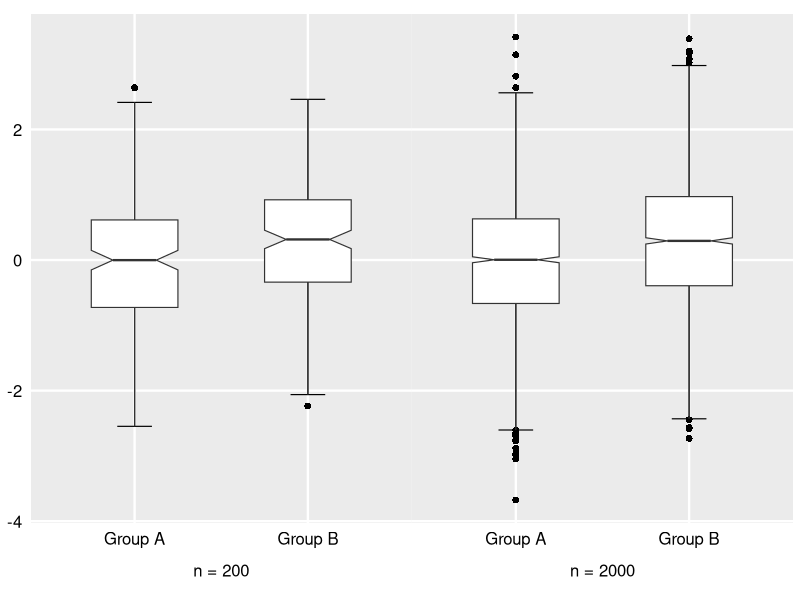
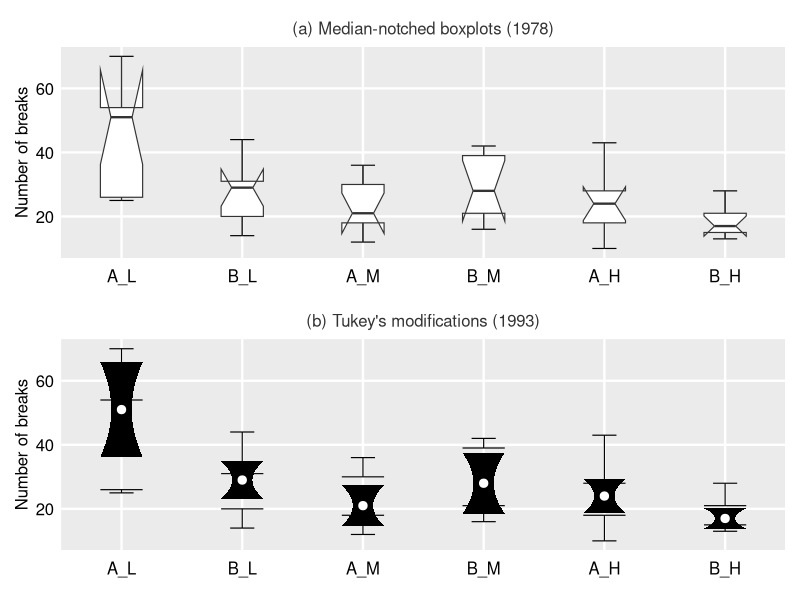
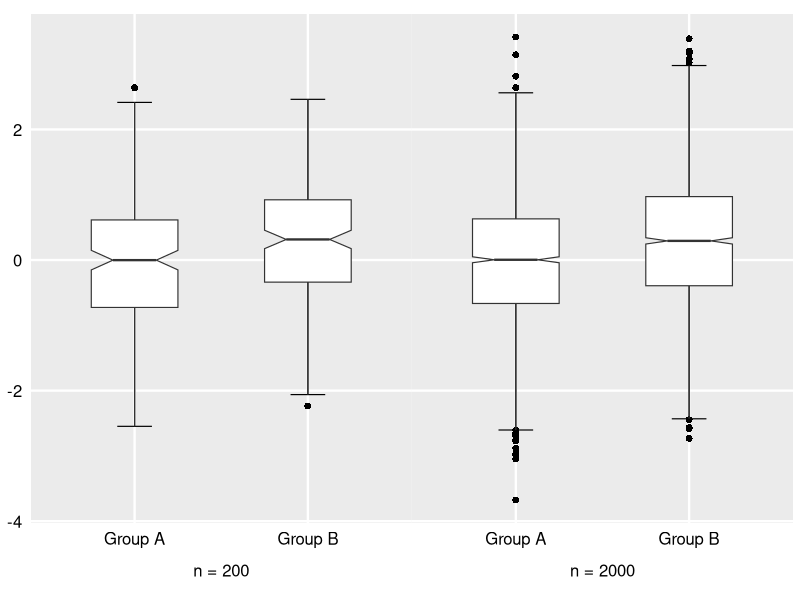
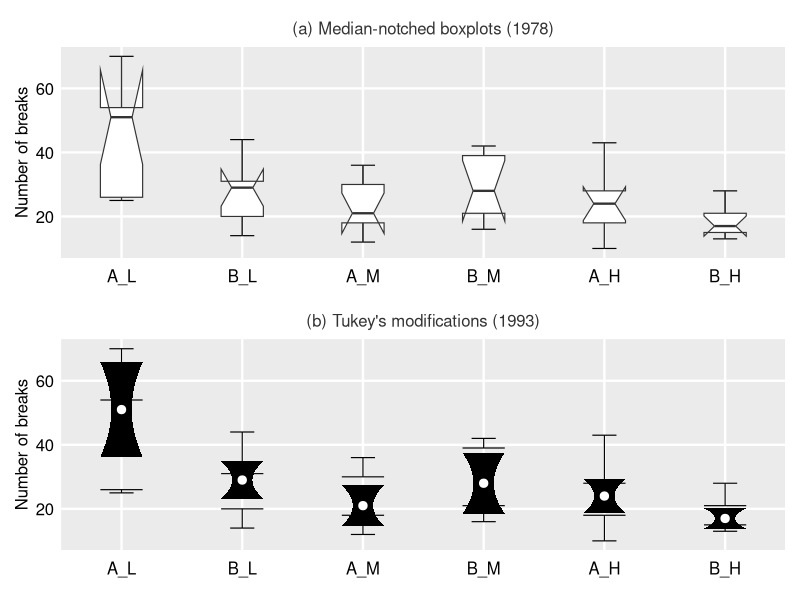

Write R code to recreate these figures, in order.
library(ggplot2)
library(dplyr)

set.seed(2026)

# Define a function to generate data with a subtle mean shift
generate_data <- function(n) {
  # Group A: Standard normal distribution as the baseline
  group_a <- rnorm(n, mean = 0, sd = 1)

  # Group B: Normal distribution with a slight mean shift of +0.3
  group_b <- rnorm(n, mean = 0.3, sd = 1)

  data.frame(
    Size_Num = n,
    Group = rep(c("Group A", "Group B"), each = n),
    Value = c(group_a, group_b)
  )
}

# Generate data for two different sample sizes
df_plot <- bind_rows(
  generate_data(200),
  generate_data(2000)
)

# Create and format factor levels for faceting based on sample size
df_plot$N_Label <- factor(df_plot$Size_Num,
                          levels = c(200, 2000),
                          labels = c("n = 200", "n = 2000"))

# ==========================================
# Define a custom global theme
# ==========================================
jcgs_theme <- theme_minimal(base_size = 14) +
  theme(
    panel.background = element_rect(fill = "grey92", color = NA),
    panel.grid.major = element_line(color = "white", linewidth = 0.8),
    panel.grid.minor = element_blank(),
    axis.line = element_blank(),
    axis.text.y = element_text(color = "black", size = 12),
    axis.text.x = element_text(color = "black", size = 12),
    plot.title = element_text(size = 12, hjust = 0.5, color = "grey20"),
    plot.margin = margin(10, 5, 10, 5),
    axis.text = element_text(color = "black"),
    legend.position = "none",
    strip.placement = "outside",
    strip.background = element_blank(),
    strip.text = element_text(size = 12, color = "black"),
    panel.spacing = unit(0, "lines")
  )

# ==========================================
# Generate the Boxplot
# ==========================================
p_evolution <- ggplot(df_plot, aes(x = Group, y = Value)) +
  stat_boxplot(geom = "errorbar", width = 0.2, color = "black", linewidth = 0.4) +
  geom_boxplot(notch = TRUE,
               fill = "white",
               outlier.colour = "black",
               outlier.shape = 16,
               outlier.size = 2,
               width = 0.5, linewidth = 0.4,
               alpha = 1) +
  facet_wrap(~ N_Label, strip.position = "bottom") +
  labs(title = NULL, x = NULL, y = NULL) +
  jcgs_theme

# Print the plot
print(p_evolution)

# Save the final plot to a PDF file
ggsave("Limit3.pdf", p_evolution, width = 8.2, height = 7, device = "pdf")


#======The Median-notched Boxplot (1978) and Tukey's modification (1993) =======
library(ggplot2)
library(dplyr)
library(patchwork)

# ---------------------------------------------------------
# 1. DATA PREPARATION (All 6 Warpbreaks Groups)
# ---------------------------------------------------------
data(warpbreaks)

# Combine wool and tension to create A-L, A-M, etc.
warpbreaks$Group <- paste(warpbreaks$wool, warpbreaks$tension, sep = "_")

# Define the 6 target levels
group_levels <- c("A_L", "B_L", "A_M", "B_M", "A_H", "B_H")

warpbreaks$Group <- factor(warpbreaks$Group, levels = group_levels)

# Use the full dataset
plot_data <- warpbreaks

jcgs_theme <- theme_minimal(base_size = 12) +
  theme(
    panel.background = element_rect(fill = "grey92", color = NA),
    panel.grid.major = element_line(color = "white", linewidth = 0.8),
    panel.grid.minor = element_blank(),
    axis.line = element_blank(),
    axis.text.y = element_text(color = "black", size = 12),
    axis.text.x = element_text(color = "black", size = 12, margin = margin(t = 5)),
    axis.title.x = element_blank(),
    plot.title = element_text(size = 12,  hjust = 0.5, color = "grey20"),
    plot.margin = margin(10, 5, 10, 5)
  )

# =====================================================================
# Panel (a): The 1978 Original Notched Boxplot
# =====================================================================
p_1978 <- ggplot(plot_data, aes(x = as.numeric(Group), y = breaks, group = Group)) +
  stat_boxplot(geom = "errorbar", width = 0.2, linewidth = 0.4) +
  geom_boxplot(
    notch = TRUE,
    fill = "white",
    width = 0.35,
    linewidth = 0.4,
    outlier.size = 2
  ) +
  scale_x_continuous(
    breaks = 1:length(group_levels),
    labels = group_levels,
    limits = c(0.5, length(group_levels) + 0.5), # Expanded limits for 6 groups
    expand = c(0, 0)
  ) +
  coord_cartesian(clip = "off") +
  labs(
    title = "(a) Median-notched boxplots (1978)",
    y = "Number of breaks"
  ) +
  jcgs_theme

# =====================================================================
# Panel (b): The 1993 Tukey Diaglypt (Thicker Waist)
# =====================================================================
stats <- plot_data %>%
  group_by(Group) %>%
  summarise(
    y0 = min(boxplot.stats(breaks)$stats),
    y25 = quantile(breaks, 0.25),
    y50 = median(breaks),
    y75 = quantile(breaks, 0.75),
    y100 = max(boxplot.stats(breaks)$stats),
    iqr = IQR(breaks),
    n = n(),
    ci_low = y50 - 1.58 * iqr / sqrt(n),
    ci_high = y50 + 1.58 * iqr / sqrt(n),
    .groups = 'drop'
  )

outliers <- plot_data %>%
  group_by(Group) %>%
  filter(breaks < min(boxplot.stats(breaks)$stats) | breaks > max(boxplot.stats(breaks)$stats)) %>%
  ungroup()

poly_data <- data.frame()

actual_hinge_w <- 0.175
p_w <- 0.085
fence_w <- 0.10

# The math remains identical to preserve the flawless pi/4 smooth curve
w <- p_w + (actual_hinge_w - p_w) / (1 - cos(pi / 4))

for(i in 1:nrow(stats)) {
  row <- stats[i,]
  x_center <- i

  y_vals <- seq(row$ci_low, row$ci_high, length.out = 100)
  h_diff <- max(row$ci_high - row$y50, 1e-6)

  angles <- (abs(y_vals - row$y50) / h_diff) * (pi / 4)
  x_offsets <- p_w + (w - p_w) * (1 - cos(angles))

  poly <- data.frame(
    Group = row$Group,
    x = c(x_center - rev(x_offsets), x_center + x_offsets),
    y = c(rev(y_vals), y_vals)
  )
  poly_data <- rbind(poly_data, poly)
}

p_1993 <- ggplot() +
  geom_segment(data = stats, aes(x=as.numeric(as.factor(Group)), xend=as.numeric(as.factor(Group)),
                                 y=pmax(y75, ci_high), yend=y100), linewidth=0.4) +
  geom_segment(data = stats, aes(x=as.numeric(as.factor(Group)), xend=as.numeric(as.factor(Group)),
                                 y=pmin(y25, ci_low), yend=y0), linewidth=0.4) +

  geom_segment(data = stats, aes(x=as.numeric(as.factor(Group)) - actual_hinge_w, xend=as.numeric(as.factor(Group)) + actual_hinge_w,
                                 y=y75, yend=y75), linewidth=0.4) +
  geom_segment(data = stats, aes(x=as.numeric(as.factor(Group)) - actual_hinge_w, xend=as.numeric(as.factor(Group)) + actual_hinge_w,
                                 y=y25, yend=y25), linewidth=0.4) +

  geom_segment(data = stats, aes(x=as.numeric(as.factor(Group)) - fence_w, xend=as.numeric(as.factor(Group)) + fence_w,
                                 y=y100, yend=y100), linewidth=0.4) +
  geom_segment(data = stats, aes(x=as.numeric(as.factor(Group)) - fence_w, xend=as.numeric(as.factor(Group)) + fence_w,
                                 y=y0, yend=y0), linewidth=0.4) +

  geom_polygon(data = poly_data, aes(x=x, y=y, group=Group), fill="black") +

  geom_point(data = stats, aes(x=as.numeric(as.factor(Group)), y=y50), color="white", size=2.5) +

  geom_point(data = outliers, aes(x=as.numeric(as.factor(Group)), y=breaks), shape=1, size=2) +

  scale_x_continuous(
    breaks = 1:length(group_levels),
    labels = group_levels,
    limits = c(0.5, length(group_levels) + 0.5),
    expand = c(0, 0)
  ) +
  labs(
    title = "(b) Tukey's modifications (1993)",
    y = "Number of breaks"
  ) +
  jcgs_theme

# =====================================================================
# Assemble and Display the Stacked Grid
# =====================================================================
final_plot <- (p_1978 / p_1993) +
  plot_layout(heights = c(1, 1))
print(final_plot)
ggsave("classic_notch_1.pdf", final_plot, width = 8.2, height = 10, device = "pdf")
